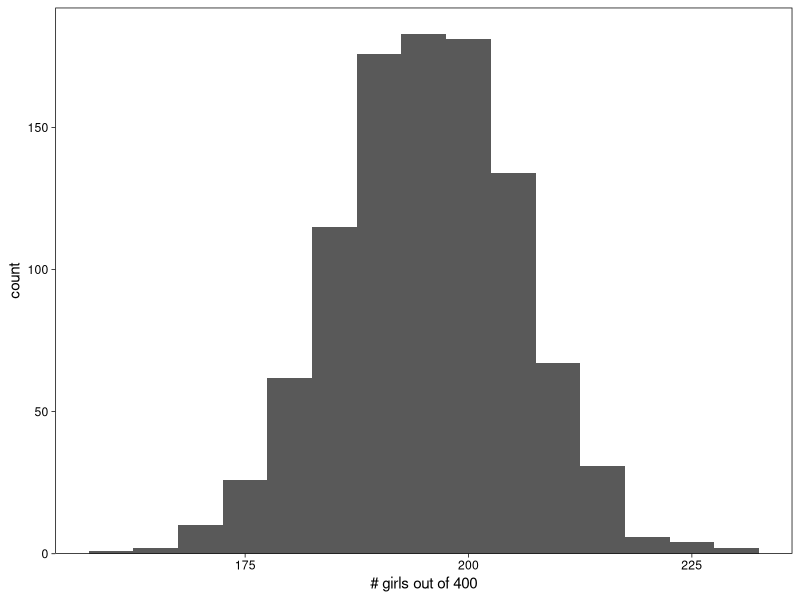
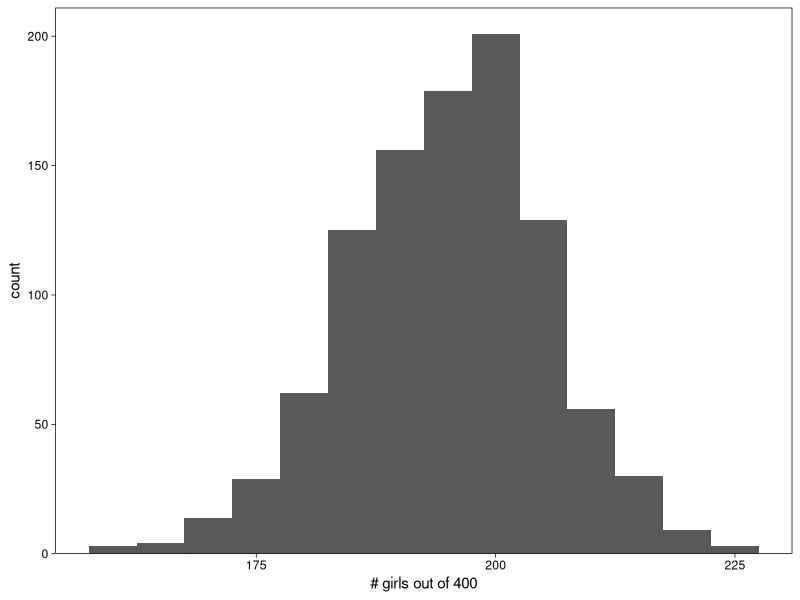
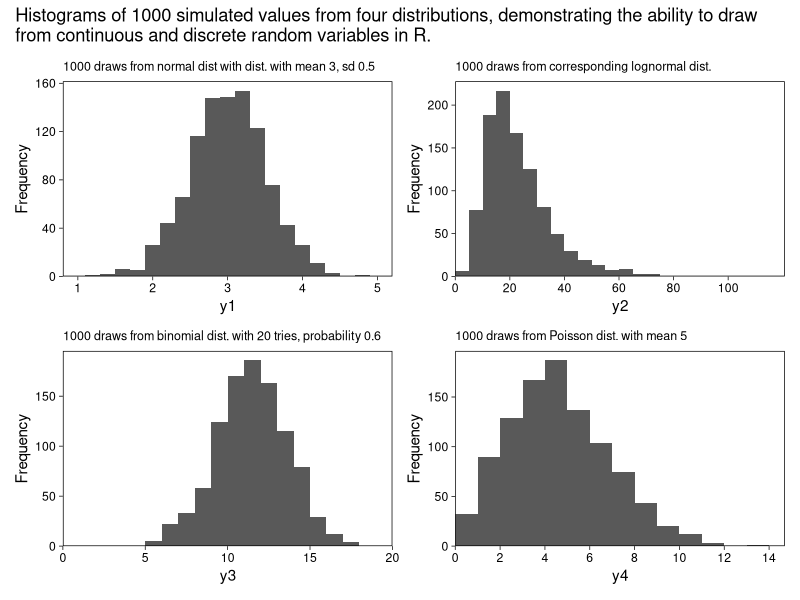
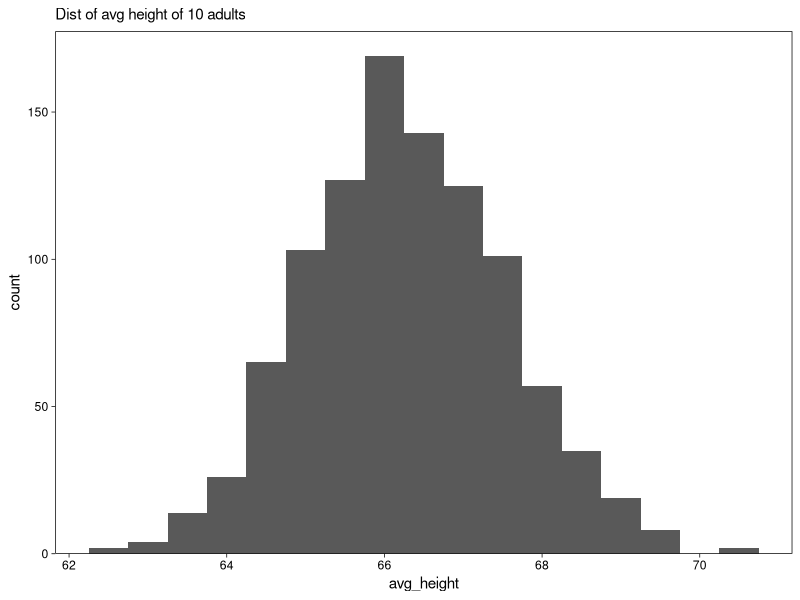
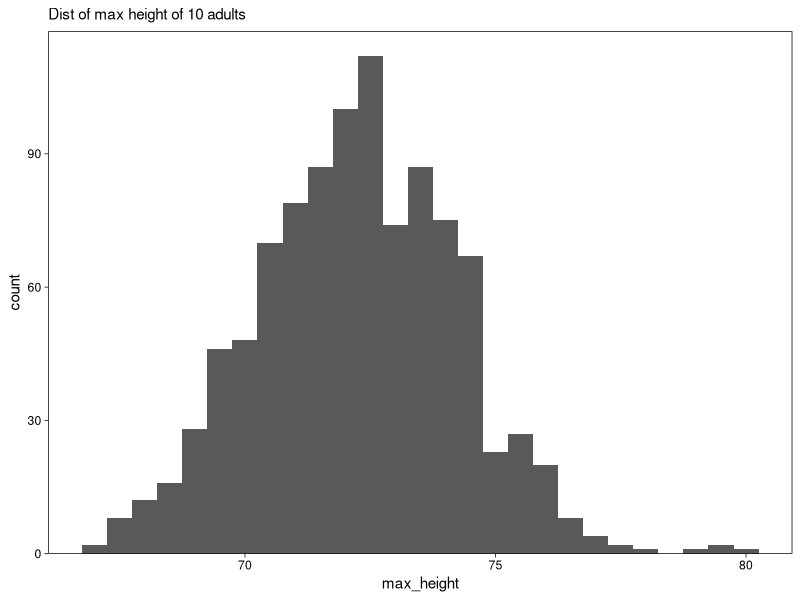
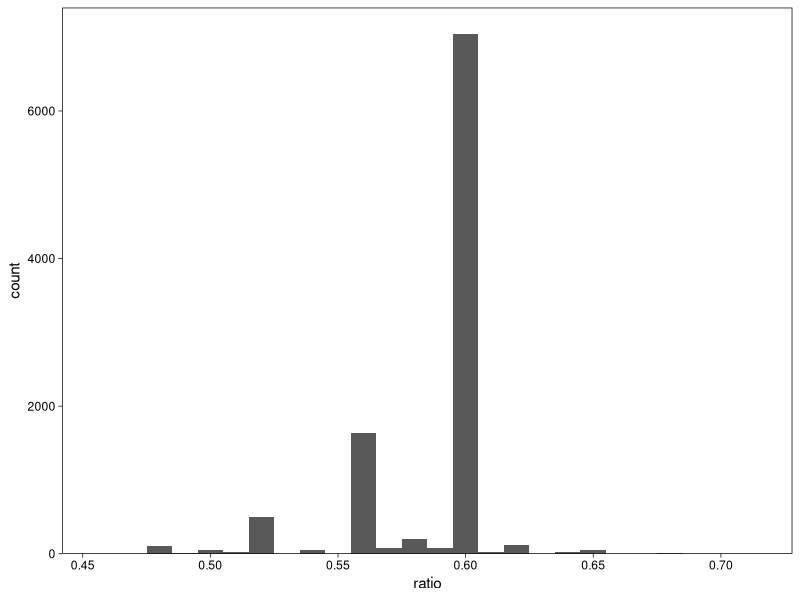

The R source for these figures, in order:
## ---- chunk 1
knitr::opts_chunk$set(fig.retina = 2.5)
knitr::opts_chunk$set(fig.align = "center")
# options(width = 100)
## ---- chunk 2
set.seed(5)

rbinom(n = 1, size = 400, prob = .488)
## ---- chunk 3
library(tidyverse)

# set the global plotting theme
theme_set(theme_linedraw() +
            theme(panel.grid = element_blank()))

# set the seed
set.seed(5)

# simulate
tibble(girls = rbinom(n = 1000, size = 400, prob = .488)) %>% 
  
  # plot
  ggplot(aes(x = girls)) +
  geom_histogram(binwidth = 5) +
  scale_x_continuous("# girls out of 400", breaks = 7:9 * 25) +
  scale_y_continuous(expand = expansion(mult = c(0, 0.05)))
## ---- chunk 4
size <- 400

set.seed(5)

d <-
  tibble(birth_type = sample(c("fraternal twin", "identical twin", "single birth"),
                             size = size, 
                             replace = T, 
                             prob = c(1/125, 1/300, 1 - 1/125 - 1/300))) %>% 
  mutate(girls = ifelse(birth_type == "single birth", 
                        rbinom(n = size, size = 1, prob = .488),
                        ifelse(birth_type == "identical twin", 
                               2 * rbinom(n = size, size = 1, prob = .495),
                               rbinom(n = size, size = 2, prob = .495))))
## ---- chunk 5
d %>% 
  count(girls)
## ---- chunk 6
d %>% 
  summarise(n_girls = sum(girls))
## ---- chunk 7
size <- 400

set.seed(5)

d <-
  tibble(birth_type = sample(c("fraternal twin", "identical twin", "single birth"),
                             size = 1000, 
                             replace = T, 
                             prob = c(1/125, 1/300, 1 - 1/125 - 1/300))) %>% 
  mutate(girls = ifelse(birth_type == "single birth", 
                        rbinom(n = 1000, size = size, prob = .488),
                        ifelse(birth_type == "identical twin", 
                               2 * rbinom(n = 1000, size = size, prob = .495),
                               rbinom(n = 1000, size = size, prob = .495))))

d
## ---- chunk 8
d %>% 
  ggplot(aes(x = girls)) +
  geom_histogram(binwidth = 5) +
  scale_x_continuous("# girls out of 400", breaks = 7:9 * 25) +
  scale_y_continuous(expand = expansion(mult = c(0, 0.05)))
## ---- chunk 9
n_sims <- 1000

set.seed(5)

d <-
  tibble(y1 = rnorm(n_sims, mean = 3, sd = 0.5)) %>% 
  mutate(y2 = exp(y1),
         y3 = rbinom(n_sims, size = 20, prob = .6),
         y4 = rpois(n_sims, lambda = 5))


head(d)
## ---- chunk 10
p1 <-
  d %>% 
  ggplot(aes(x = y1)) +
  geom_histogram(binwidth = 0.2) +
  labs(subtitle = "1000 draws from normal dist with dist. with mean 3, sd 0.5") +
  coord_cartesian(xlim = c(1, 5))

p2 <-
  d %>% 
  ggplot(aes(x = y2)) +
  geom_histogram(binwidth = 5, boundary = 0) +
  scale_x_continuous(expand = expansion(mult = c(0, 0.05)),
                     limits = c(0, NA), breaks = 0:5 * 20) +
  labs(subtitle = "1000 draws from corresponding lognormal dist.")

p3 <-
  d %>% 
  ggplot(aes(x = y3)) +
  geom_histogram(binwidth = 1, boundary = 0) +
  scale_x_continuous(expand = c(0, 0)) +
  labs(subtitle = "1000 draws from binomial dist. with 20 tries, probability 0.6") +
  coord_cartesian(xlim = c(0, 20))

p4 <-
  d %>% 
  ggplot(aes(x = y4)) +
  geom_histogram(binwidth = 1, boundary = 0) +
  scale_x_continuous(expand = expansion(mult = c(0, 0.05)),
                     breaks = 0:7 * 2) +
  labs(subtitle = "1000 draws from Poisson dist. with mean 5") +
  coord_cartesian(xlim = c(0, NA)) +
  theme()

library(patchwork)

(p1 + p2 + p3 + p4) &
  scale_y_continuous("Frequency", limits = c(0, NA),
                     expand = expansion(mult = c(0, 0.05))) &
  theme(plot.subtitle = element_text(size = 9)) &
  plot_annotation(title = "Histograms of 1000 simulated values from four distributions, demonstrating the ability to draw\nfrom continuous and discrete random variables in R.")
## ---- chunk 11
set.seed(5)

tibble(male = rbinom(1, size = 1, prob = .48)) %>%
  mutate(height = ifelse(male == 1, 
                         rnorm(1, mean = 69.1, sd = 2.9), 
                         rnorm(1, mean = 63.7, sd = 2.7)))
## ---- chunk 12
# how many would you like?
n <- 10

set.seed(5)

tibble(male = rbinom(n, size = 1, prob = .48)) %>%
  mutate(height = ifelse(male == 1, 
                         rnorm(n, mean = 69.1, sd = 2.9), 
                         rnorm(n, mean = 63.7, sd = 2.7))) %>% 
  summarise(avg_height = mean(height))
## ---- chunk 13
sim_heights <- function(seed = 1, n = 10) {
  
  set.seed(seed)

  tibble(male = rbinom(n, size = 1, prob = .48)) %>%
    mutate(height = ifelse(male == 1, 
                           rnorm(n, mean = 69.1, sd = 2.9), 
                           rnorm(n, mean = 63.7, sd = 2.7))) %>% 
    summarise(avg_height = mean(height)) %>% 
    pull(avg_height)

}
## ---- chunk 14
d <-
  tibble(seed = 1:1000) %>% 
  mutate(avg_height = map_dbl(seed, sim_heights))

head(d)
## ---- chunk 15
d %>% 
  ggplot(aes(x = avg_height)) +
  geom_histogram(binwidth = .5) +
  scale_y_continuous(limits = c(0, NA), expand = expansion(mult = c(0, 0.05))) +
  labs(subtitle = "Dist of avg height of 10 adults")
## ---- chunk 16
# adjust the simulation function
sim_heights <- function(seed = 1, n = 10) {
  
  set.seed(seed)

  tibble(male = rbinom(n, size = 1, prob = .48)) %>%
    mutate(height = ifelse(male == 1, 
                           rnorm(n, mean = 69.1, sd = 2.9), 
                           rnorm(n, mean = 63.7, sd = 2.7))) %>% 
    # the next two lines are different from the original code
    summarise(max_height = max(height)) %>% 
    pull(max_height)

}

# simulate the data
tibble(seed = 1:1000) %>% 
  mutate(max_height = map_dbl(seed, sim_heights)) %>%
  
  # plot!
  ggplot(aes(x = max_height)) +
  geom_histogram(binwidth = .5) +
  scale_y_continuous(limits = c(0, NA), expand = expansion(mult = c(0, 0.05))) +
  labs(subtitle = "Dist of max height of 10 adults")
## ---- chunk 17
set.seed(5)

z <- rnorm(1e4, 5, 2)

cat("mean =", mean(z), ", median =", median(z), ", sd =", sd(z), ", mad sd =", mad(z))
## ---- chunk 18
1.4826 * median(abs(z - median(z)))
## ---- chunk 19
set.seed(5)

tibble(z = rnorm(1e4, mean = 5, sd = 2)) %>% 
  summarise(mean   = mean(z),
            median = median(z),
            sd     = sd(z),
            mad_sd = mad(z))
## ---- chunk 20
# 50%
quantile(z, probs = c(.25, .75))
# 95%
quantile(z, probs = c(.025, .975))
## ---- chunk 21
earnings <- read_csv("ROS-Examples-master/Earnings/data/earnings.csv")

head(earnings)
## ---- chunk 22
earnings %>% 
  summarise(ratio = median(earn[male == 0]) / median(earn[male == 1]))
## ---- chunk 23
n <- nrow(earnings)

earnings %>% 
  slice_sample(n = n, replace = T) %>% 
  summarise(ratio = median(earn[male == 0]) / median(earn[male == 1]))
## ---- chunk 24
boot_ratio <- function(seed) {
  
  set.seed(seed)
  
  n <- nrow(earnings)
  
  earnings %>% 
    slice_sample(n = n, replace = T) %>% 
    summarise(ratio = median(earn[male == 0]) / median(earn[male == 1])) %>% 
    pull(ratio)
  
}
## ---- chunk 25
n_sims <- 10000

d <-
  tibble(seed = 1:n_sims) %>% 
  mutate(ratio = map_dbl(seed, boot_ratio))
## ---- chunk 26
d %>% 
  ggplot(aes(x = ratio)) +
  geom_histogram(binwidth = .01) +
  scale_y_continuous(limits = c(0, NA), expand = expansion(mult = c(0, 0.05)))
## ---- chunk 27
d %>% 
  summarise(sd = sd(ratio))
## ---- chunk 28
sessionInfo()
